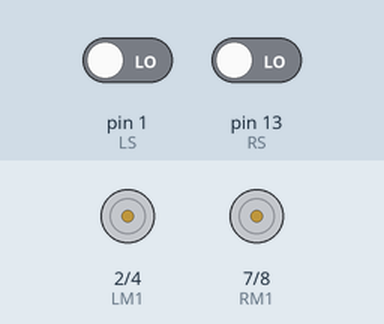
Simulated run of this sketch. Board: Arduino Uno, built with avr-gcc and run on an emulated ATmega328P. Shown: motor-driver pin pairs drawn as motors (green arrow = first pin HIGH = forward, orange = second pin HIGH = backward, longer = more drive). The inputs (shaded band) are chosen by the test bench; at power-on: pin 1 (LS) LOW, pin 13 (RS) LOW.

Above: at 1.2 s.
1.3 s: pin 1 (LS) driven HIGH
At 1.7 s:
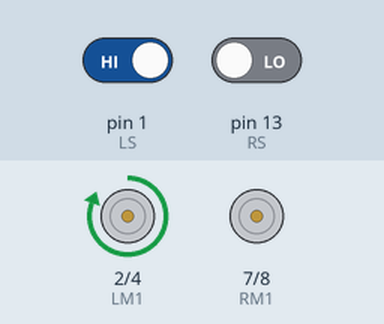
2.8 s: pin 13 (RS) driven HIGH
At 4.0 s:
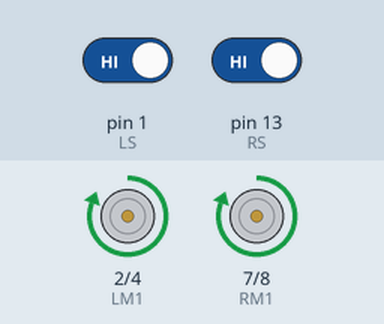
4.3 s: pin 1 (LS) driven LOW
At 5.2 s:
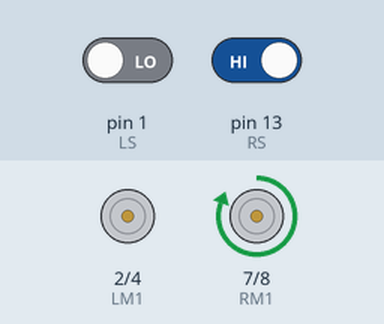
5.8 s: pin 13 (RS) driven LOW
At 6.4 s:
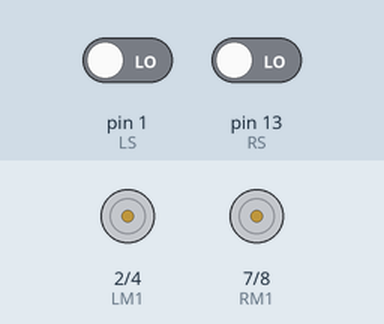
Timing chart, 0 to 8.3 s (numbered marks = the images above; inputs shaded):
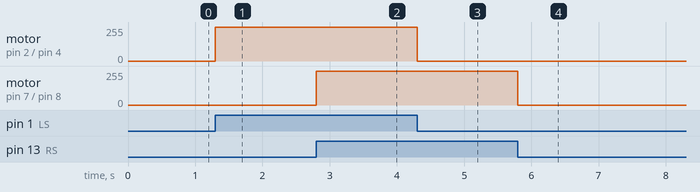

Measured:
- after the input at 1.3 s, motor on pin 2 (LM1) / pin 4 (LM2): stopped → forward 255/255 at once
- after the input at 2.8 s, motor on pin 7 (RM1) / pin 8 (RM2): stopped → forward 255/255 at once
- after the input at 4.3 s, motor on pin 2 (LM1) / pin 4 (LM2): forward 255/255 → stopped at once
- after the input at 5.8 s, motor on pin 7 (RM1) / pin 8 (RM2): forward 255/255 → stopped at once

The sketch:

Sensor_Control.ino
```cpp
/*The tripple sensor board you have should work with this. However, the middle sesor would be obsolete.

/*------ Arduino Line Follower Code----- */
/*-------definning Inputs------*/
#define LS 1      // left sensor
#define RS 13      // right sensor

/*-------definning Outputs------*/
#define LM1 2       // left motor // you can change the pin numbers to suit you best
#define LM2 4       // left motor
#define RM1 7       // right motor
#define RM2 8       // right motor

void setup()
{
  pinMode(LS, INPUT);
  pinMode(RS, INPUT);
  pinMode(LM1, OUTPUT);
  pinMode(LM2, OUTPUT);
  pinMode(RM1, OUTPUT);
  pinMode(RM2, OUTPUT);
}

void loop()
{
  if(digitalRead(LS) && digitalRead(RS))     // Move Forward
  {
    digitalWrite(LM1, HIGH);
    digitalWrite(LM2, LOW);
    digitalWrite(RM1, HIGH);
    digitalWrite(RM2, LOW);
  }

  if(!(digitalRead(LS)) && digitalRead(RS))     // Turn right
  {
    digitalWrite(LM1, LOW);
    digitalWrite(LM2, LOW);
    digitalWrite(RM1, HIGH);
    digitalWrite(RM2, LOW);
  }

  if(digitalRead(LS) && !(digitalRead(RS)))     // turn left
  {
    digitalWrite(LM1, HIGH);
    digitalWrite(LM2, LOW);
    digitalWrite(RM1, LOW);
    digitalWrite(RM2, LOW);
  }

  if(!(digitalRead(LS)) && !(digitalRead(RS)))     // stop
  {
    digitalWrite(LM1, LOW);
    digitalWrite(LM2, LOW);
    digitalWrite(RM1, LOW);
    digitalWrite(RM2, LOW);
  }
}
```
